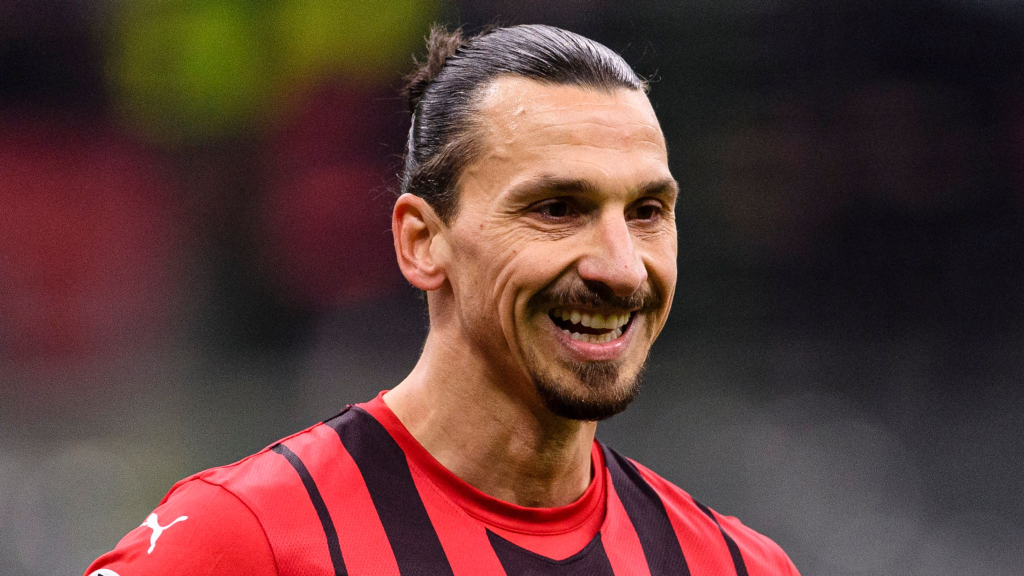
#> input picture zlatan.jpg, 2048 x 1152 px (shown at 1/2 size)
$ python ascii_art.py
#> lines starting #> are read from the running program, lines starting #| are printed output that depends on the picture
#> in convert_image_to_ascii, image is the input picture: PIL image 2048x1152 RGB; mean R, G, B 91.7, 59.2, 55.4
from PIL import Image

# 1. CONSTANTS (Configuration)
ASCII_CHARS = ["@", "#", "$", "%", "?", "*", "+", ";", ":", ",", "."]

# 2. HELPER FUNCTIONS (Small logical steps)
def resize_image(image, new_width=100):
#> called with new_width = 100
    (original_width, original_height) = image.size
#> original_width = 2048; original_height = 1152
    aspect_ratio = original_height / float(original_width)
#> aspect_ratio = 0.562
    new_height = int(aspect_ratio * new_width * 0.55)
#> new_height = 30
    new_image = image.resize((new_width, new_height))
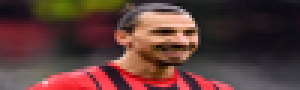
#> new_image: PIL image 100x30 RGB (shown 3 times larger); mean R, G, B 91.6, 59.2, 55.4
    return new_image

def grayify(image):
    return image.convert("L")
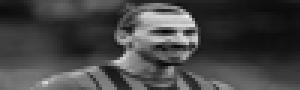
#> returned value: PIL image 100x30 L (shown 3 times larger); min 7, max 236, mean 68.4

def pixels_to_ascii(image):
    pixels = image.getdata()
    characters = "".join([ASCII_CHARS[pixel // 25] for pixel in pixels])
    return characters

# 3. MAIN INTEGRATION FUNCTION
def convert_image_to_ascii(image_path, new_width=100):
    try:
        # Try to open the image
        image = Image.open(image_path)
    except Exception as e:
        print(f"Unable to find image at {image_path}. Check the filename!")
        return

    # Step-by-step processing
    image = resize_image(image, new_width)
    image = grayify(image)

    # Convert pixels to a long string of ASCII chars
    ascii_str = pixels_to_ascii(image)

    # Format the string (add line breaks)
    img_width = image.width
#> img_width = 100
    ascii_str_len = len(ascii_str)
#> ascii_str_len = 3000
    ascii_img = ""

    # Loop to cut the string into lines
    for i in range(0, ascii_str_len, img_width):
        ascii_img += ascii_str[i:i+img_width] + "\n"

    return ascii_img

# 4. EXECUTION BLOCK
if __name__ == "__main__":
    # This block only runs if you run this file directly
    output = convert_image_to_ascii("zlatan.jpg")

    if output:
        print(output)

        # Save to file
        with open("zlatan_output.txt", "w") as f:
            f.write(output)
